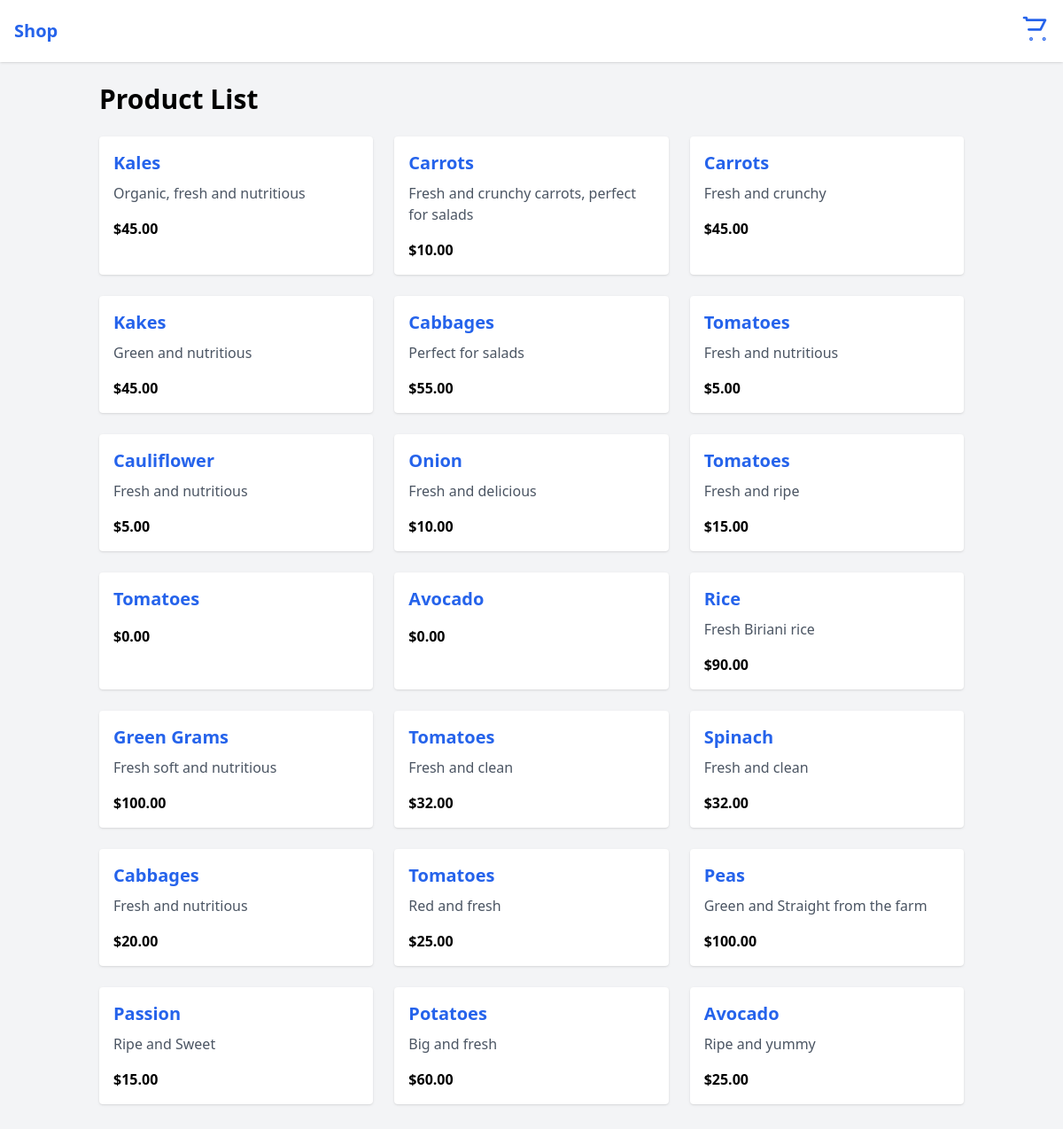
The app's page /catalogue/products/ with its own data.
### catalogue/models.py (models this page shows, shortened)
class Product(models.Model):
    name = models.CharField(max_length=50, default ="")
    stock = models.IntegerField(default = 0)
    price = models.DecimalField(max_digits=10, decimal_places=2, default=Decimal("0.00"))
    description = models.TextField(default="")
    category = models.ForeignKey(Category, null=True, on_delete=models.PROTECT, blank=True, default="")

### catalogue/views.py (the view)
# urls.py: path('products/', views.product_list, name='product_list'),
def product_list(request):
    products = Product.objects.all()
    return render(request, 'catalogue/product_list.html', {"products": products})

### catalogue/templates/catalogue/product_list.html (shortened to what this page needs)
{% extends "catalogue/base.html" %}
{% block content %}
<h1 class="text-3xl font-bold mb-6">Product List</h1>
<div class="grid grid-cols-1 md:grid-cols-3 gap-6">
    {% for product in products %}
    <div class="bg-white p-4 rounded shadow hover:shadow-lg transition">
        <h2 class="text-xl font-semibold mb-2 text-blue-600">
            <a href="{% url 'catalogue:product_detail' id=product.id %}" class="hover:underline">{{ product.name }}</a>
        </h2>
        <p class="text-gray-600 mb-4">{{ product.description }}</p>
        <p class="font-semibold">${{ product.price }}</p>
    </div>
    {% endfor %}
</div>
{% endblock %}

### catalogue/templates/catalogue/base.html (shortened to what this page needs)
<!DOCTYPE html>
<html lang="en">
<head>
  <script src="https://cdn.tailwindcss.com"></script>
</head>
<body class="bg-gray-100">
  <nav class="bg-white shadow p-4 flex justify-between items-center">
    <div class="text-xl font-bold text-blue-600 cursor-pointer">
      <a href="{% url 'catalogue:product_list' %}">Shop</a>
    </div>
    <div>
      <a href="{% url 'catalogue:cart_detail' %}" class="relative inline-block">
        <svg xmlns="http://www.w3.org/2000/svg" class="h-8 w-8 text-blue-600" fill="none" viewBox="0 0 24 24" stroke="currentColor">
          <path stroke-linecap="round" stroke-linejoin="round" stroke-width="2"
            d="M3 3h2l.4 2M7 13h10l4-8H5.4"/>
          <circle cx="9" cy="21" r="1"/>
          <circle cx="20" cy="21" r="1"/>
        </svg>
      </a>
    </div>
  </nav>
  <main class="container mx-auto p-6 min-h-screen">
    {% block content %}{% endblock %}
  </main>
</body>
</html>

### records on screen
Product: name "Kales", description "Organic, fresh and nutritious", price "45.00"
Product: name "Carrots", description "Fresh and crunchy carrots, perfect for salads", price "10.00"
Product: name "Carrots", description "Fresh and crunchy", price "45.00"
Product: name "Kakes", description "Green and nutritious", price "45.00"
Product: name "Cabbages", description "Perfect for salads", price "55.00"
Product: name "Tomatoes", description "Fresh and nutritious", price "5.00"
Product: name "Cauliflower", description "Fresh and nutritious", price "5.00"
Product: name "Onion", description "Fresh and delicious", price "10.00"
Product: name "Tomatoes", description "Fresh and ripe", price "15.00"
Product: name "Tomatoes", price "0.00"
Product: name "Avocado", price "0.00"
Product: name "Rice", description "Fresh Biriani rice", price "90.00"
Product: name "Green Grams", description "Fresh soft and nutritious", price "100.00"
Product: name "Tomatoes", description "Fresh and clean", price "32.00"
Product: name "Spinach", description "Fresh and clean", price "32.00"
Product: name "Cabbages", description "Fresh and nutritious", price "20.00"
Product: name "Tomatoes", description "Red and fresh", price "25.00"
Product: name "Peas", description "Green and Straight from the farm", price "100.00"
Product: name "Passion", description "Ripe and Sweet", price "15.00"
Product: name "Potatoes", description "Big and fresh", price "60.00"
Product: name "Avocado", description "Ripe and yummy", price "25.00"
